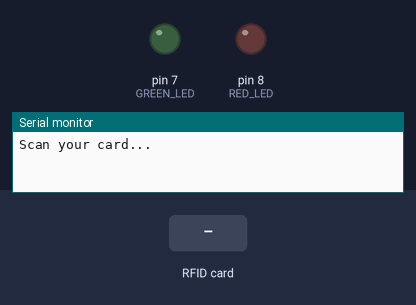
The sketch below on a simulated Arduino Uno, built with avr-gcc and run on an emulated ATmega328P. Parts: output pins drawn as LEDs (lit = HIGH), the last lines printed to the serial monitor. The inputs (shaded band) are chosen by the test bench. Pins used as bus, display or sensor lines are not drawn.

Above: at 1.2 s.
1.3 s: RFID card C4 24 3B 1B held to the reader
At 2.7 s:
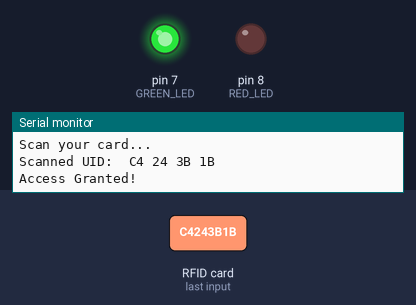
4.3 s: RFID card 5E 7A 19 C4 held to the reader
At 5.5 s:
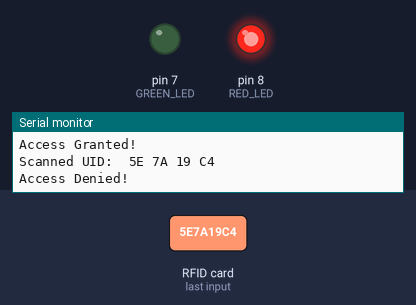
Timing chart, 0 to 7.8 s (numbered marks = the images above; inputs shaded):
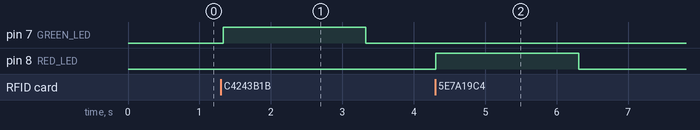

Measured:
- after the input at 1.3 s, pin 7 (GREEN_LED): LOW → HIGH at once, → LOW 2.0 s later
- after the input at 4.3 s, pin 8 (RED_LED): LOW → HIGH at once, → LOW 2.0 s later

The sketch:

Project_31_RFID_Access_Control.ino
```cpp
// Project 31: RFID Access Control
// Grants access (green LED) for a specific RFID tag and denies access (red LED) for others.

#include <SPI.h>
#include <MFRC522.h>

#define SS_PIN 10
#define RST_PIN 9
#define GREEN_LED 7
#define RED_LED 8

MFRC522 mfrc522(SS_PIN, RST_PIN);

// This is the UID of the master card that will be granted access.
// Replace it with the UID of your card.
String masterCard = " C4 24 3B 1B";

void setup() {
  Serial.begin(9600);
  SPI.begin();
  mfrc522.PCD_Init();
  pinMode(GREEN_LED, OUTPUT);
  pinMode(RED_LED, OUTPUT);
  Serial.println("Scan your card...");
}

void loop() {
  if ( ! mfrc522.PICC_IsNewCardPresent() || ! mfrc522.PICC_ReadCardSerial()) {
    delay(50);
    return;
  }

  String scannedUID = "";
  for (byte i = 0; i < mfrc522.uid.size; i++) {
    scannedUID.concat(String(mfrc522.uid.uidByte[i] < 0x10 ? " 0" : " "));
    scannedUID.concat(String(mfrc522.uid.uidByte[i], HEX));
  }
  scannedUID.toUpperCase();

  Serial.print("Scanned UID: ");
  Serial.println(scannedUID);

  if (scannedUID.substring(1) == masterCard.substring(1)) { // Compare UIDs
    Serial.println("Access Granted!");
    digitalWrite(GREEN_LED, HIGH);
    delay(2000);
    digitalWrite(GREEN_LED, LOW);
  } else {
    Serial.println("Access Denied!");
    digitalWrite(RED_LED, HIGH);
    delay(2000);
    digitalWrite(RED_LED, LOW);
  }
}
```
